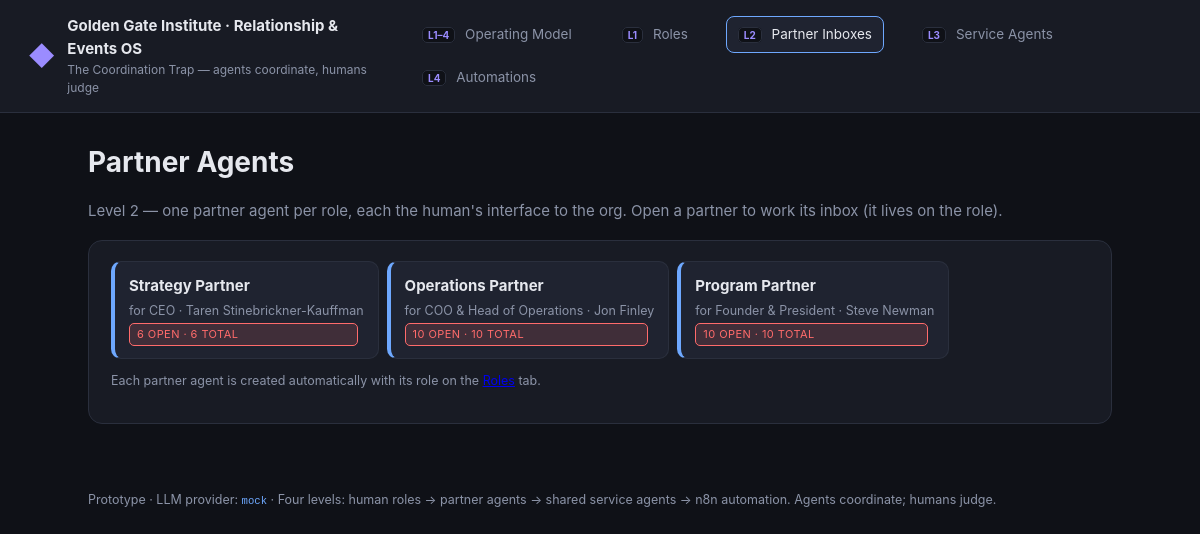
Screenshot of /partners with the database file from the repository.
### tables this page shows
CREATE TABLE nodes (
    id          TEXT PRIMARY KEY,            -- e.g. "feature:one-click-checkout"
    type        TEXT NOT NULL,               -- goal|initiative|project|feature|task|risk|...
    title       TEXT NOT NULL,
    status      TEXT,                        -- free-form per type (e.g. on_track, blocked, open)
    data        TEXT NOT NULL DEFAULT '{}',  -- JSON attributes specific to the node type
    created_at  TEXT NOT NULL,
    updated_at  TEXT NOT NULL
);

### app/main.py (the view)
@app.get("/partners", response_class=HTMLResponse)
def partners_page(request: Request) -> HTMLResponse:
    inbox.ensure()
    return templates.TemplateResponse(request, "partner_roster.html", {
        "roles": wg.nodes_by_type("role"), "counts": inbox.counts_by_role()})

### app/templates/partner_roster.html (shortened to what this page needs)
{% extends "base.html" %}
{% block nav_partners %}active{% endblock %}
{% block content %}
<section class="hero">
  <h1>Partner Agents</h1>
  <p class="muted">Level 2 — one partner agent per role, each the human's interface to the org. Open a partner to work its inbox (it lives on the role).</p>
</section>
<section class="card">
  <div class="chips">
    {% for r in roles %}
    {% set c = counts.get(r.id, {"open":0,"total":0}) %}
    <a class="lvl-card c2" href="/roles/{{ r.id }}">
      <strong>{{ r.data.partner_agent }}</strong>
      <span class="muted small">for {{ r.title }} · {{ r.data.person_name }}</span>
      <span class="badge {{ 'sev-high' if c.open else 'sev-low' }}">{{ c.open }} open · {{ c.total }} total</span>
    </a>
    {% endfor %}
  </div>
  <p class="muted small" style="margin-top:12px">Each partner agent is created automatically with its role on the <a href="/roles">Roles</a> tab.</p>
</section>
{% endblock %}

### app/static/style.css (style rules this page uses)
:root { --bg: #0f1117; --panel: #181b24; --panel2: #1f2330; --line: #2a2f3d; --text: #e6e8ee; --muted: #8b93a7; --accent: #6ea8fe; --accent2: #9b8cff; --red: #ff6b6b; --amber: #ffb454; --green: #4ade80; --high: #ff6b6b; --medium: #ffb454; --low: #4ade80; }
* { box-sizing: border-box; }
body { margin: 0; background: var(--bg); color: var(--text); font: 15px/1.55 -apple-system, BlinkMacSystemFont, "Segoe UI", Roboto, Helvetica, Arial, sans-serif; }
.hero h1 { margin: 0 0 4px; font-size: 28px; }
.muted { color: var(--muted); }
.small { font-size: 12.5px; }
.card { background: var(--panel); border: 1px solid var(--line); border-radius: 14px; padding: 20px 22px; margin: 18px 0; }
.sev-high, .sev-row-high td { border-left-color: var(--high); }
.badge { display: inline-block; font-size: 11px; text-transform: uppercase; letter-spacing: .04em; background: var(--panel); border: 1px solid var(--line); padding: 2px 7px; border-radius: 5px; margin-right: 6px; }
.badge.sev-high { background: rgba(255,107,107,.15); color: var(--red); border-color: var(--red); }
.chips { display: flex; flex-wrap: wrap; gap: 8px; }
.lvl-card { display: flex; flex-direction: column; gap: 3px; min-width: 200px; text-decoration: none; background: var(--panel2); border: 1px solid var(--line); border-radius: 10px; padding: 12px 14px; color: var(--text); }
.lvl-card.c2 { border-left: 4px solid var(--accent); }

### rows the page displays
nodes: data.partner_agent "Strategy Partner", title "CEO", data.person_name "Taren Stinebrickner-Kauffman", open "6", total "6"
nodes: data.partner_agent "Operations Partner", title "COO & Head of Operations", data.person_name "Jon Finley", open "10", total "10"
nodes: data.partner_agent "Program Partner", title "Founder & President", data.person_name "Steve Newman", open "10", total "10"

### other values shown
{{ provider or 'mock' }} "mock"
